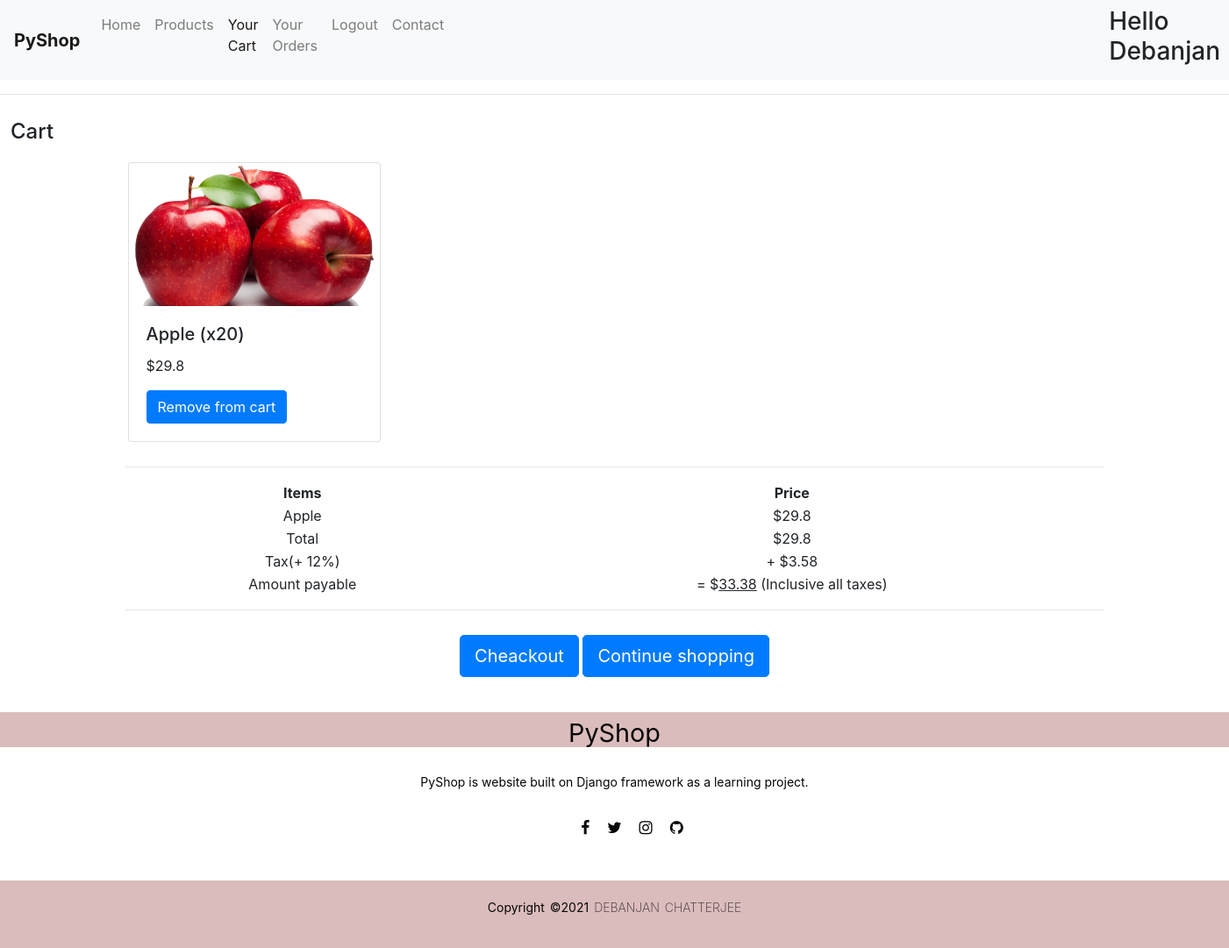
The app's page /cart/ (signed in), older data.
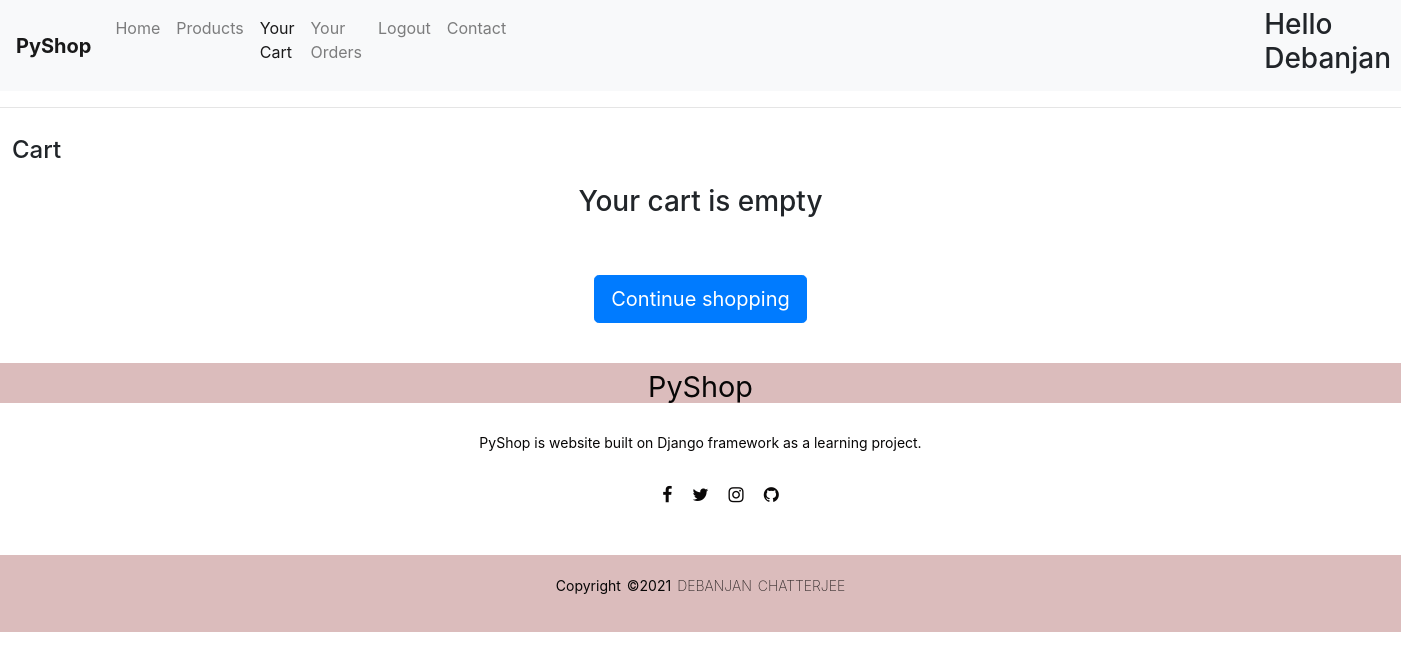
The same page, newer data.
### cart/models.py (models this page shows)
class Item(models.Model):
    STATUS = (
        ("In cart", "In cart"),
        ("Order received", "Order received"),
        ("Out for delivery", "Out for delivery"),
        ("Delivered", "Delivered"),
    )
    user = models.ForeignKey(User, on_delete=models.CASCADE)
    name = models.CharField(max_length=255)
    price = models.FloatField(max_length=5)
    quantity = models.IntegerField()
    status = models.CharField(max_length=20, choices=STATUS, default="In cart")
    img_url = models.CharField(max_length=2083)

### cart/views.py (the view)
# urls.py: path('', views.cart, name='cart'),
def cart(request):
    if request.method == 'POST':
        global items
        quantity = request.POST.get('quantity', None)
        total_price = items[0].price * int(quantity)
        Item.objects.create(user=request.user, name=items[0].name,
                            quantity=int(quantity),
                            price=total_price, img_url=items[0].img_upload.url)
        pr = 0
        cart_item = Item.objects.filter(user=request.user, status="In cart")
        for i in cart_item:
                pr += i.price
        tax = pr * 0.12
        tax = round(tax, 2)
        total = pr + tax
        total = round(total, 2)
        return render(request, 'cart.html', {'products': cart_item, 'total': pr, 'tax': tax, 'amount': total, 'nbar': 'cart'})
    else:
        if request.user.is_authenticated:
            k = 0
            pr = 0
            cart_item = Item.objects.filter(user=request.user, status="In cart")
            for i in cart_item:
                k += 1
                pr += i.price
            tax = pr * 0.12
            tax = round(tax, 2)
            total = pr + tax
            total = round(total, 2)
            return render(request, 'cart.html', {'products': cart_item, 't': k, 'total': pr, 'tax': tax, 'amount': total, 'nbar': 'cart'})
        else:
            return redirect('login')

### templates/cart.html (shortened to what this page needs)
{% extends 'base.html' %} {% block content %}
<head>
</head>
<div class="" id="mydiv">
  <h4>Cart</h4>
</div>
<div class="container">
  <div class="row">
    {% for product in products %} {% if product.status == "In cart" %}
    <div class="col">
      <div class="card" style="width: 18rem">
        <img src="{{product.img_url}}" class="card-img-top" alt="..." />
        <div class="card-body">
          <h5 class="card-title">{{product.name}} (x{{product.quantity}})</h5>
          <p class="card-text">${{product.price}}</p>
          <form action="delete/">
            <button
              type="submit"
              class="btn btn-primary"
              name="item"
              value="{{product.name}}"
            >
              Remove from cart
            </button>
          </form>
        </div>
      </div>
    </div>
    {% endif %} {% endfor %}
  </div>
</div>
{% if t != 0 %}
<div class="container" id="mydiv">
  <hr />
  <table style="width: 100%">
    <tr>
      <th>Items</th>
      <th>Price</th>
    </tr>
    {% for product in products %} {% if product.status == "In cart" %}
    <tr>
      <td>{{product.name}}</td>
      <td>${{product.price}}</td>
    </tr>
    {% endif %} {% endfor %}
    <tr>
      <td>Total</td>
      <td>${{total}}</td>
    </tr>
    <tr>
      <td>Tax(+ 12%)</td>
      <td>+ ${{tax}}</td>
    </tr>
    <tr>
      <td>Amount payable</td>
      <td>= $<u>{{amount}}</u> (Inclusive all taxes)</td>
    </tr>
  </table>
  <hr />
</div>
<div class="container" id="mydiv2">
  <form action="/orders/" method="POST">
    <button type="submit" class="btn btn-primary btn-lg" id="cheackout">
      Cheackout
    </button>
    <a href="/products/" class="btn btn-primary btn-lg" id="continue"
      >Continue shopping</a
    >
  </form>
</div>
{% else %}
<div class="container" id="mydiv2">
  <strong><h3>Your cart is empty</h3></strong><br />
</div>
<br /><br />
<div class="container" id="mydiv2">
  <a href="/products/" class="btn btn-primary btn-lg" id="continue"
    >Continue shopping</a
  >
</div>
{% endif %} {% endblock %}

Row changes from the older to the newer data that the page shows:
removed Item: img_url (picture), name "Apple", quantity "20", price "29.8"
Text that changed along with them:
{{ total }}: "29.8" → (not shown)
{{ tax }}: "3.58" → (not shown)
{{ amount }}: "33.38" → (not shown)
text no longer shown: "Items Price Total $ Tax(+ 12%) + $ Amount payable = $ (Inclusive all taxes) Cheackout"
text now shown: "Your cart is empty"
